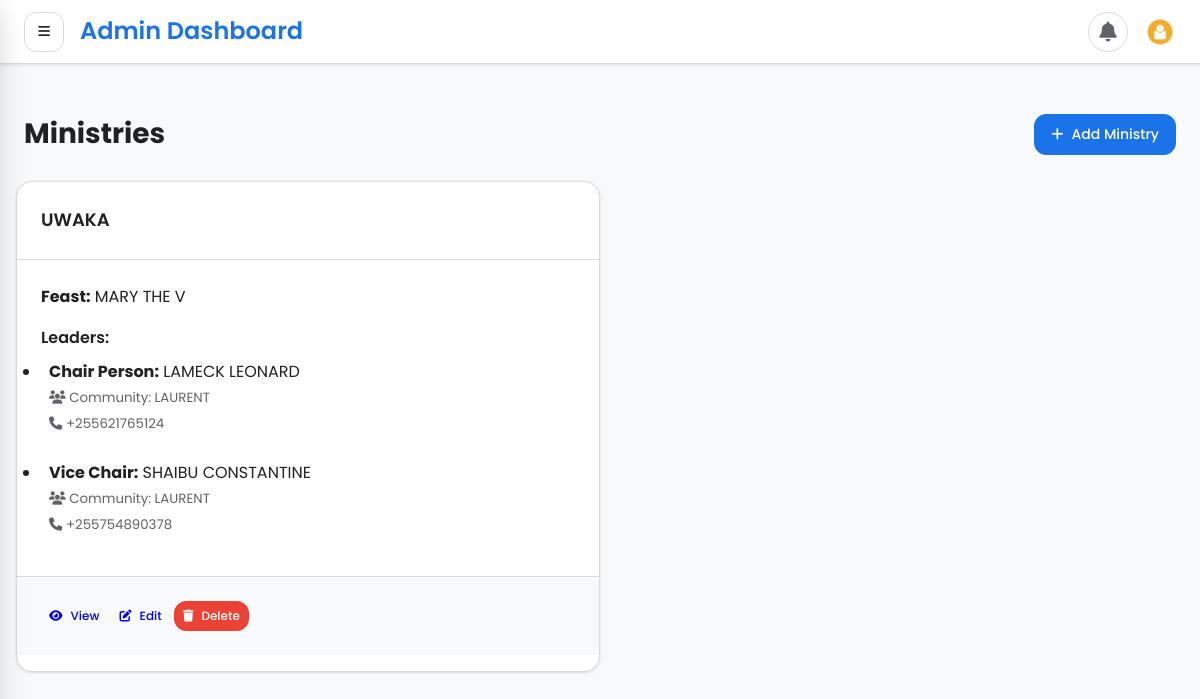
/members/ministries/list/ (signed in), run on the app's committed database.
### member/models.py (models this page shows, shortened)
class Ministry(models.Model):
    name = models.CharField(max_length=255)
    feast_name = models.TextField(max_length=10, blank=True, null=True)
    feast_date = models.DateField(blank=True, null=True)
    created_at = models.DateTimeField(default=timezone.now)
    updated_at = models.DateTimeField(auto_now=True)
    class Meta:
        verbose_name_plural = "Ministries"

class MinistryLeader(models.Model):
    RANK_CHOICES = [
        ('CHAIR PERSON', 'Chair Person'),
        ('VICE CHAIR', 'Vice Chair'),
        ('SECRETARY', 'Secretary'),
        ('VICE SECRETARY', 'Vice Secretary'),
        ('ACCOUNTANT', 'Accountant'),
        ('COORDINATOR', 'Coordinator')
    ]
    ministry = models.ForeignKey(Ministry, on_delete=models.CASCADE,
                                related_name='leaders')
    leader_name = models.CharField(max_length=250)
    position = models.CharField(max_length=30, choices=RANK_CHOICES)
    community = models.ForeignKey("Community", verbose_name="Community",
                                 on_delete=models.CASCADE,
                                 related_name="ministry_leaders",
                                 null=True, blank=True)
    phone = PhoneNumberField(max_length=255, null=True, blank=True)
    email = models.EmailField(blank=True, null=True)
    is_active = models.BooleanField(default=True)
    appointed_date = models.DateField(null=True, blank=True)
    class Meta:
        unique_together = ['ministry', 'position']  # One position per ministry
        ordering = ['ministry', 'position']

class Community(models.Model):
    name = models.CharField(max_length=255, unique=True)
    created_at = models.DateTimeField(auto_now_add=True)
    updated_at = models.DateTimeField(auto_now=True)
    def __str__(self):
        return self.name

### member/views.py (the view)
# urls.py: path('ministries/list/', ministry_list, name='ministry_list'),
@login_required
def ministry_list(request):
    ministries = Ministry.objects.all().prefetch_related('leaders', 'leaders__community')
    context = {
        'ministries': ministries,
        'title': 'Ministries'
    }
    return render(request, 'ministries/ministry_list.html', context)

### templates/ministries/ministry_list.html (shortened to what this page needs)
{% extends 'base.html' %}
{% block content %}
<div class="container mt-4">
    <div class="d-flex justify-content-between align-items-center mb-4">
        <h2>{{ title }}</h2>
        <a href="{% url 'create_ministry' %}" class="btn btn-primary">
            <i class="fas fa-plus"></i> Add Ministry
        </a>
    </div>
    <div class="row">
        {% for ministry in ministries %}
            <div class="col-md-6 mb-4">
                <div class="card h-100">
                    <div class="card-header bg-primary text-white">
                        <h5 class="mb-0">{{ ministry.name }}</h5>
                    </div>
                    <div class="card-body">
                        {% if ministry.feast_name %}
                            <p><strong>Feast:</strong> {{ ministry.feast_name }}
                            </p>
                        {% endif %}
                        <h6 class="mt-3">Leaders:</h6>
                        {% if ministry.leaders.all %}
                            <ul class="list-unstyled">
                                {% for leader in ministry.leaders.all %}
                                    <li class="mb-2 p-2 border-left border-primary" style="border-left-width: 3px !important;">
                                        <strong>{{ leader.get_position_display }}:</strong>
                                        {{ leader.leader_name }}
                                        {% if leader.community %}
                                            <br><small class="text-muted">
                                                <i class="fas fa-users"></i> Community: {{ leader.community }}
                                            </small>
                                        {% endif %}
                                        {% if leader.phone %}
                                            <br><small class="text-muted">
                                                <i class="fas fa-phone"></i> {{ leader.phone }}
                                            </small>
                                        {% endif %}
                                    </li>
                                {% endfor %}
                            </ul>
                        {% else %}
                            <p class="text-muted">No leaders assigned</p>
                        {% endif %}
                    </div>
                    <div class="card-footer">
                        <a href="{% url 'ministry_detail' ministry.pk %}" class="btn btn-sm btn-info">
                            <i class="fas fa-eye"></i> View
                        </a>
                        <a href="{% url 'update_ministry' ministry.pk %}" class="btn btn-sm btn-warning">
                            <i class="fas fa-edit"></i> Edit
                        </a>
                        <a href="{% url 'delete_ministry' ministry.pk %}" class="btn btn-sm btn-danger">
                            <i class="fas fa-trash"></i> Delete
                        </a>
                    </div>
                </div>
            </div>
        {% empty %}
            <div class="col-12">
                <div class="alert alert-info">
                    No ministries found. <a href="{% url 'create_ministry' %}">Create one now</a>
                </div>
            </div>
        {% endfor %}
    </div>
</div>
{% endblock %}

### templates/base.html (style rules this page uses)
* { margin: 0; padding: 0; box-sizing: border-box; -webkit-tap-highlight-color: transparent; font-family: "Poppins", -apple-system, BlinkMacSystemFont, sans-serif; }
:root { --primary: #1a73e8; --primary-dark: #0d47a1; --primary-light: #42a5f5; --secondary: #34a853; --secondary-dark: #2e7d32; --accent: #fbbc04; --danger: #ea4335; --warning: #fbbc04; --success: #34a853; --info: #4285f4; --background: #f8f9fa; --surface: #ffffff; --surface-dark: #202124; --text-primary: #202124; --text-secondary: #5f6368; --text-disabled: #9aa0a6; --divider: #dadce0; --shadow-sm: 0 1px 3px rgba(0, 0, 0, 0.12); --shadow-md: 0 4px 6px rgba(0, 0, 0, 0.1); --shadow-lg: 0 10px 25px rgba(0, 0, 0, 0.15); --shadow-xl: 0 20px 40px rgba(0, 0, 0, 0.2); --radius-sm: 8px; --radius-md: 12px; --radius-lg: 16px; --radius-xl: 24px; --radius-full: 9999px; --space-xs: 4px; --space-sm: 8px; --space-md: 16px; --space-lg: 24px; --space-xl: 32px; --space-2xl: 48px; --transition-fast: 150ms ease; --transition-base: 250ms ease; --transition-slow: 350ms ease; --sidebar-width: 280px; --sidebar-collapsed: 72px; --header-height: 64px; }
body { font-family: "Poppins", -apple-system, BlinkMacSystemFont, sans-serif; background: var(--background); color: var(--text-primary); line-height: 1.6; -webkit-font-smoothing: antialiased; -moz-osx-font-smoothing: grayscale; overflow: hidden; }
h2 { font-size: 1.75rem; font-weight: 700; }
h5 { font-size: 1.125rem; font-weight: 600; }
h6 { font-size: 1rem; font-weight: 600; }
.text-muted { color: var(--text-secondary); }
.btn { padding: var(--space-sm) var(--space-md); border-radius: var(--radius-md); font-weight: 500; cursor: pointer; transition: all var(--transition-fast); border: none; font-family: "Poppins", sans-serif; font-size: 0.875rem; display: inline-flex; align-items: center; justify-content: center; gap: var(--space-sm); text-decoration: none; }
.btn-primary { background: var(--primary); color: white; border: 1px solid var(--primary); }
.btn-danger { background: var(--danger); color: white; border: 1px solid var(--danger); }
.btn-sm { padding: var(--space-xs) var(--space-sm); font-size: 0.75rem; }
.card { background: var(--surface); border-radius: var(--radius-lg); box-shadow: var(--shadow-sm); border: 1px solid var(--divider); margin-bottom: var(--space-md); overflow: hidden; }
.card-header { padding: var(--space-lg); border-bottom: 1px solid var(--divider); display: flex; align-items: center; justify-content: space-between; }
.card-body { padding: var(--space-lg); }
.card-footer { padding: var(--space-lg); border-top: 1px solid var(--divider); background: var(--background); }
.d-flex { display: flex !important; }
.align-items-center { align-items: center; }
.justify-content-between { justify-content: space-between; }
.h-100 { height: 100%; }
.mt-3 { margin-top: var(--space-md); }
.mt-4 { margin-top: var(--space-lg); }
.mb-2 { margin-bottom: var(--space-sm); }
.mb-4 { margin-bottom: var(--space-lg); }
.p-2 { padding: var(--space-sm); }
.row { display: flex; flex-wrap: wrap; margin: 0 calc(var(--space-md) * -0.5); }
@media (min-width: 768px) { .col-md-6 { flex: 0 0 auto; width: 50%; } }

### data on the page
Ministry: name "UWAKA", feast_name "MARY THE V"
MinistryLeader: position "Chair Person", leader_name "LAMECK LEONARD", community "LAURENT", phone "+255621765124"
MinistryLeader: position "Vice Chair", leader_name "SHAIBU CONSTANTINE", community "LAURENT", phone "+255754890378"

### other printed values
{{ title }} "Ministries"
